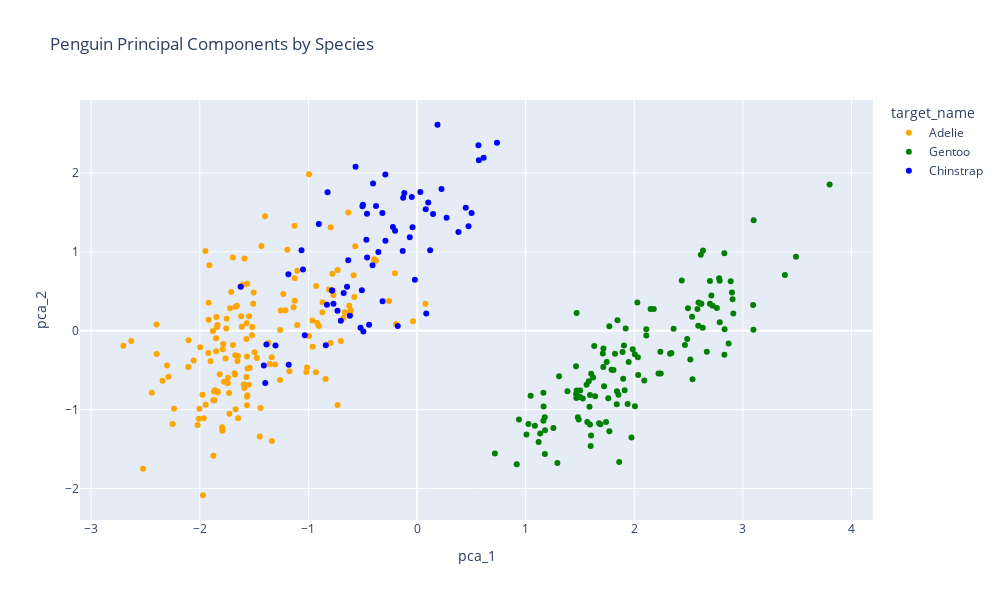

The notebook cell saved with this chart:
### Code cell
# scatter plot of PCA data
fig = px.scatter(df_pca, x='pca_1', y='pca_2', color='target_name', color_discrete_sequence=["orange","green","blue"],
                 title='Penguin Principal Components by Species', width=1000, height=600)
fig.show()
